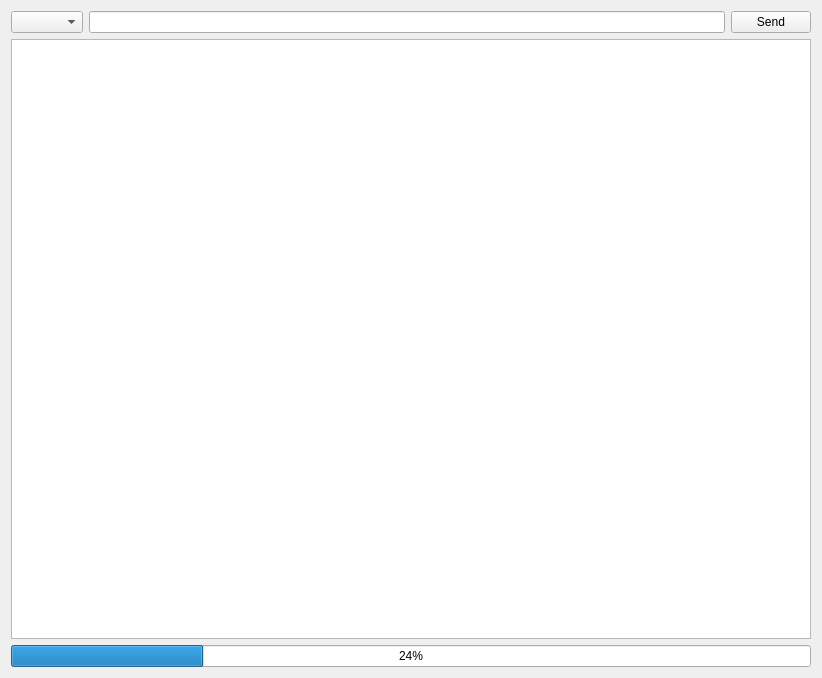
<?xml version="1.0" encoding="UTF-8"?>
<ui version="4.0">
 <class>BiuOperationsSubaruWindow</class>
 <widget class="QWidget" name="BiuOperationsSubaruWindow">
  <property name="windowModality">
   <enum>Qt::NonModal</enum>
  </property>
  <property name="geometry">
   <rect>
    <x>0</x>
    <y>0</y>
    <width>820</width>
    <height>678</height>
   </rect>
  </property>
  <property name="windowTitle">
   <string>Form</string>
  </property>
  <layout class="QGridLayout" name="gridLayout">
   <item row="0" column="0">
    <layout class="QVBoxLayout" name="verticalLayout">
     <item>
      <layout class="QHBoxLayout" name="horizontalLayout">
       <item>
        <widget class="QComboBox" name="msg_combo_box"/>
       </item>
       <item>
        <widget class="QLineEdit" name="msg_line_edit"/>
       </item>
       <item>
        <widget class="QPushButton" name="send_msg">
         <property name="text">
          <string>Send</string>
         </property>
        </widget>
       </item>
      </layout>
     </item>
     <item>
      <widget class="QTextEdit" name="text_edit">
       <property name="minimumSize">
        <size>
         <width>800</width>
         <height>600</height>
        </size>
       </property>
      </widget>
     </item>
     <item>
      <widget class="QProgressBar" name="progressbar">
       <property name="value">
        <number>24</number>
       </property>
      </widget>
     </item>
    </layout>
   </item>
  </layout>
 </widget>
 <resources/>
 <connections/>
</ui>
